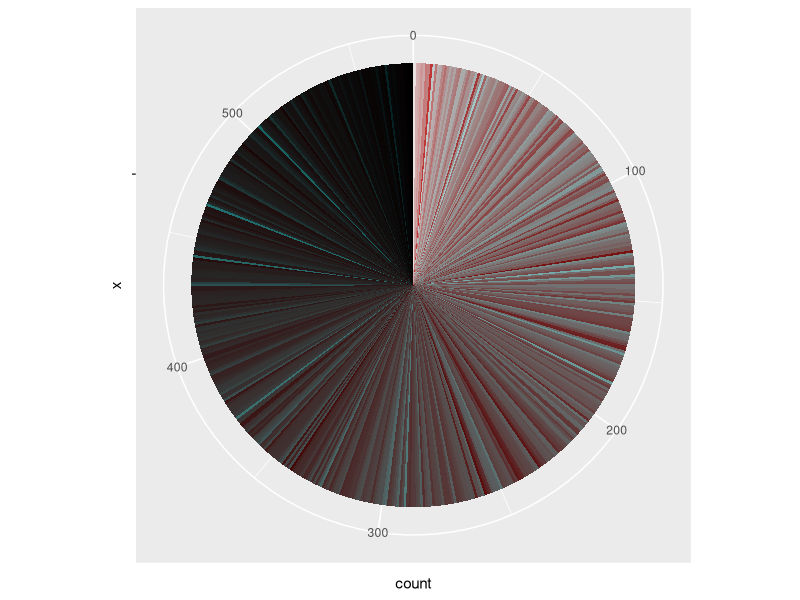

Write the R code that produced this figure.
library(ggplot2)
data3 = read.csv(
  file="hour2-01january2016-ig-avgcolour-id-mf-month-day-daynum-unixtime-hour.csv", 
    stringsAsFactors=F)
p = ggplot(data=data3, 
       aes(x="", fill=I(colour)
      ),
           )
p= p + geom_bar(stat="count", width=1)
p = p + coord_polar(theta="y", start=0)
#p=p+facet_wrap(~hour)  #, nrow=4,ncol=6)

ggsave("hour2-ig-van-01january-2016-piechart.png", p, width = 26.666666667, height = 26.666666667, dpi = 72, limitsize = FALSE) # 26.6666667 = 1920/72dpi
warnings()
